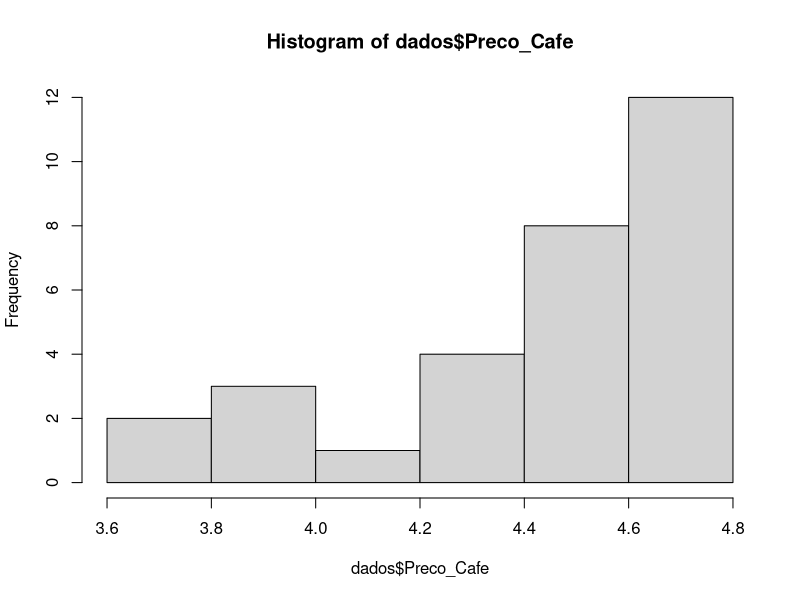
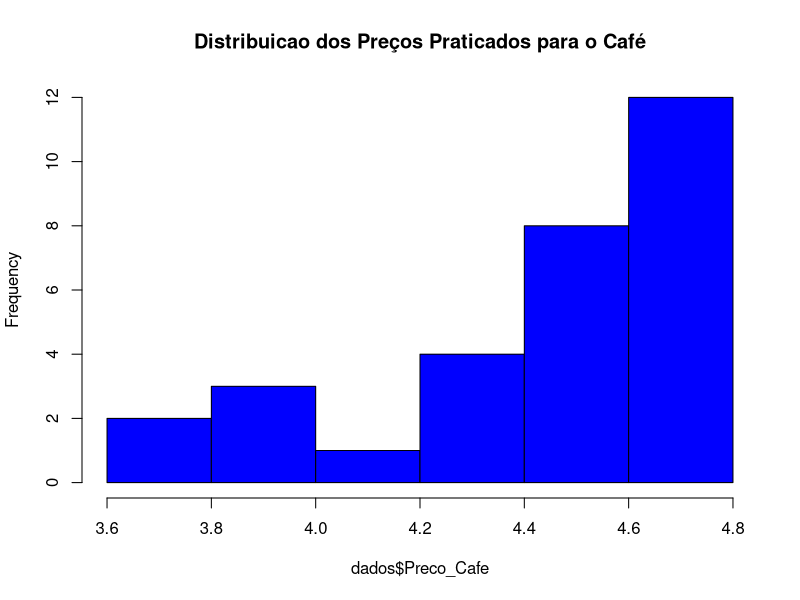
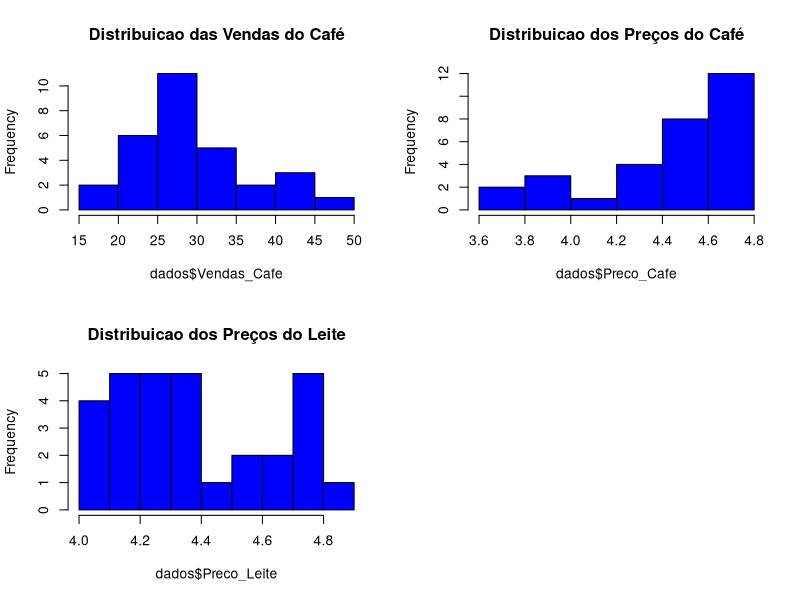
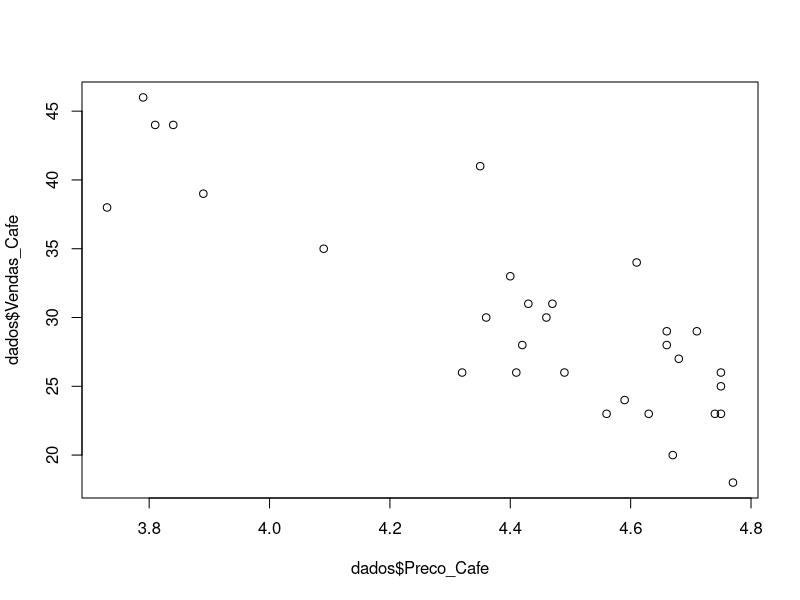
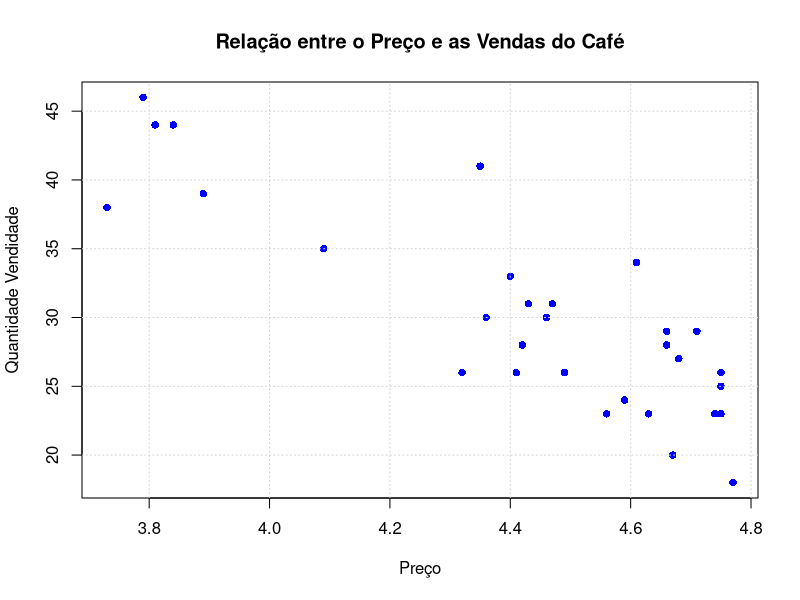
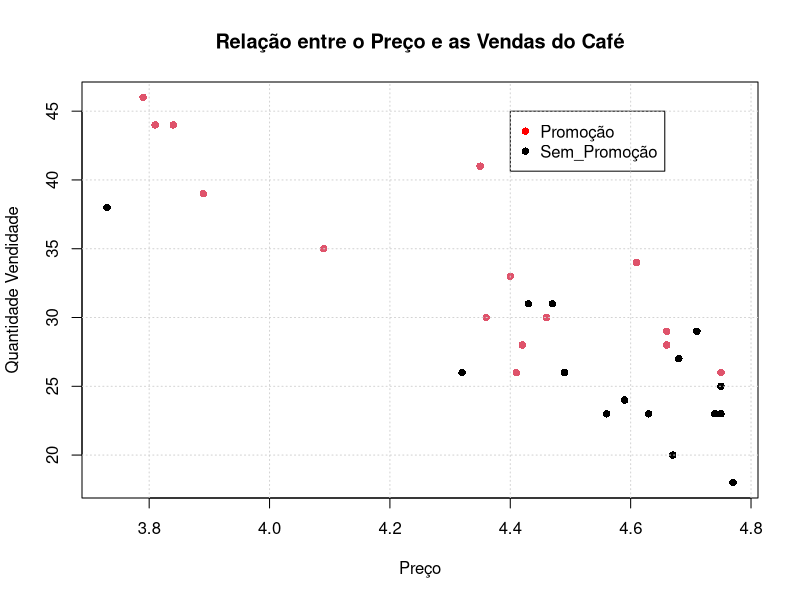
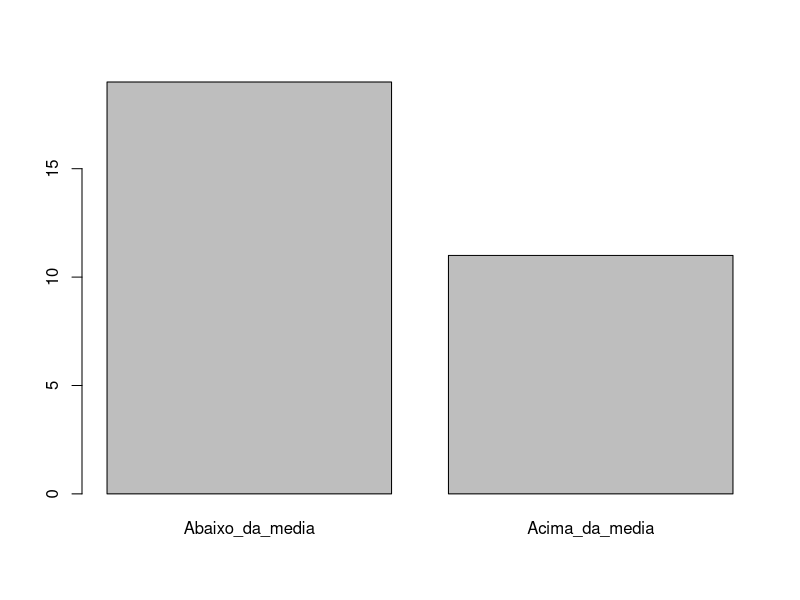
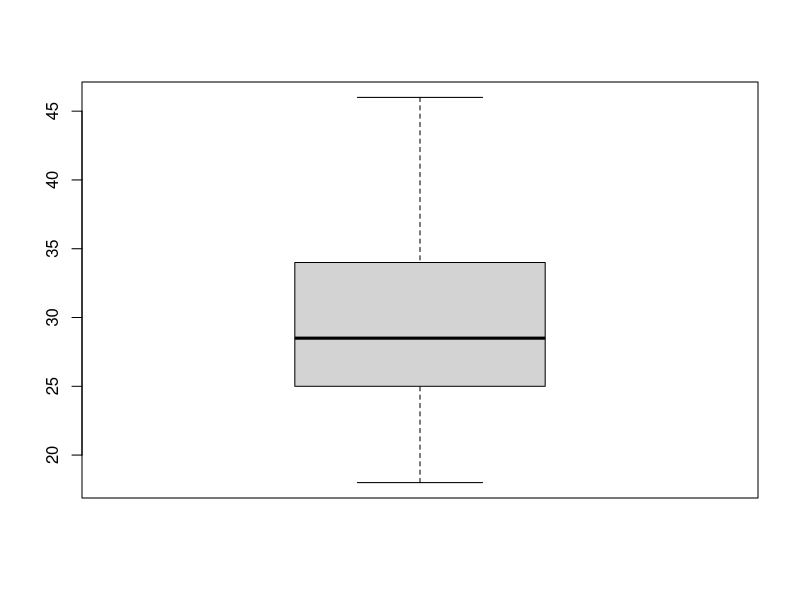

Write R code to recreate these figures, in order.
####### Análise exploratória de dados #######
## AED - Capitulo 01 - Prof. Máiron Chaves ###
#Copie este código, cole no seu R e execute para ver os resultados
rm(list=ls(all=TRUE)) #Remove objetos da memória do R

#Cria o data frame contendo o historico de vendas do cafe
dados <- data.frame(Vendas_Cafe = c(18, 20, 23, 23, 23, 23, 24, 25, 26, 26, 26, 26, 27,
                                    28, 28,
                                    29, 29, 30, 30, 31, 31, 33, 34, 35, 38, 39, 41, 44, 44, 46),
                    Preco_Cafe = c(4.77, 4.67, 4.75, 4.74, 4.63, 4.56, 4.59, 4.75, 4.75, 4.49,
                                   4.41, 4.32, 4.68, 4.66, 4.42, 4.71, 4.66, 4.46, 4.36, 4.47, 4.43,
                                   4.4, 4.61, 4.09, 3.73, 3.89, 4.35, 3.84, 3.81, 3.79),
                    Promocao = c("Nao", "Nao", "Nao", "Nao", "Nao", "Nao", "Nao", "Nao",
                                 "Sim",
                                 "Nao", "Sim", "Nao", "Nao", "Sim", "Sim", "Nao", "Sim", "Sim",
                                 "Sim", "Nao", "Nao", "Sim", "Sim", "Sim", "Nao", "Sim", "Sim",
                                 "Sim", "Sim", "Sim"),
                    Preco_Leite = c(4.74, 4.81, 4.36, 4.29, 4.17, 4.66, 4.73, 4.11, 4.21, 4.25,
                                    4.62, 4.53, 4.44, 4.19, 4.37, 4.29, 4.57, 4.21, 4.77, 4, 4.31,
                                    4.34, 4.05, 4.73, 4.07, 4.75, 4, 4.15, 4.34, 4.15) )
#visualiza a media (mean) e outras estatisticas descritivas das variaveis
summary(dados)

#Visualiza desvio padrao (standard deviation) das variaveis
sd(dados$Vendas_Cafe)
sd(dados$Preco_Cafe)
sd(dados$Preco_Leite)

#Visualiza atraves de um histograma a distribuicao da variavel Preco_Cafe
hist(dados$Preco_Cafe)

# Customizando o histograma
hist(dados$Preco_Cafe,
     col = 'blue',
     main = 'Distribuicao dos Preços Praticados para o Café')

#Visualiza o histograma das tres variaveis numericas na mesma pagina
par(mfrow=c(2,2)) #Configura layout para posicionar os graficos em duas linhas e duas colunas
hist(dados$Vendas_Cafe,
     col = 'blue',
     main = 'Distribuicao das Vendas do Café')
hist(dados$Preco_Cafe,
     col = 'blue',
     main = 'Distribuicao dos Preços do Café')
hist(dados$Preco_Leite,
     col = 'blue',
     main = 'Distribuicao dos Preços do Leite')
dev.off() #limpa os graficos e volta o layout para configuracao normal

#Visualiza relacao entre as vendas do café o preço do café
plot(y = dados$Vendas_Cafe,
     x = dados$Preco_Cafe)

#Customiza o grafico
plot(y = dados$Vendas_Cafe,
     x = dados$Preco_Cafe,
     pch = 16,
     col = 'blue',
     xlab = 'Preço',
     ylab = 'Quantidade Vendidade',
     main = 'Relação entre o Preço e as Vendas do Café')
grid() #este comando adiciona linhas de grade ao grafico

#Colore os pontos em que havia promoção naquele dia
plot(y = dados$Vendas_Cafe,
     x = dados$Preco_Cafe,
     col = factor(dados$Promocao),
     pch = 16,
     xlab = 'Preço',
     ylab = 'Quantidade Vendidade',
     main = 'Relação entre o Preço e as Vendas do Café')
#adiciona legenda
legend(x=4.4,y=45,
       c("Promoção","Sem_Promoção"),
       col=c("red","black"),
       pch=c(16,16))
grid()

#Cria uma nova variavel informando se naquele dia vendeu acima ou abaixo da media historica
media <- mean(dados$Vendas_Cafe) #armazena a media em uma variavel
variavel <- ifelse(dados$Vendas_Cafe > media,
                   'Acima_da_media',
                   'Abaixo_da_media')
variavel <- factor(variavel) #converte nova variavel para factor
plot(variavel) #grafico com a qtde abaixo e acima da media
table(variavel) #visualiza a qtde abaixo e acima da media

#Gera boxplot das vendas
boxplot(dados$Vendas_Cafe)
#Gera boxplot do preco
boxplot(dados$Preco_Cafe)
#Gera boxplot comparativo das vendas quando houve promocao e de quando nao houve
boxplot(dados$Vendas_Cafe~dados$Promocao)

#Customizando o boxplot
boxplot(dados$Vendas_Cafe~dados$Promocao,
        col = 'gray',
        pch = 16,
        xlab = 'Promoção',
        ylab = 'Vendas',
        main = 'Vendas com promoção vs Vendas sem promoção')
